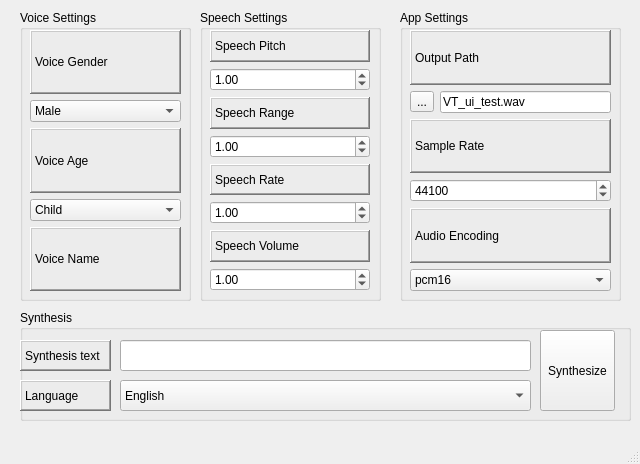
<?xml version="1.0" encoding="UTF-8"?>
<ui version="4.0">
 <class>Voice_Translator</class>
 <widget class="QMainWindow" name="Voice_Translator">
  <property name="enabled">
   <bool>true</bool>
  </property>
  <property name="geometry">
   <rect>
    <x>0</x>
    <y>0</y>
    <width>640</width>
    <height>464</height>
   </rect>
  </property>
  <property name="cursor">
   <cursorShape>ArrowCursor</cursorShape>
  </property>
  <property name="contextMenuPolicy">
   <enum>Qt::DefaultContextMenu</enum>
  </property>
  <property name="windowTitle">
   <string>Voice Translator</string>
  </property>
  <property name="styleSheet">
   <string notr="true">Fusion</string>
  </property>
  <property name="toolButtonStyle">
   <enum>Qt::ToolButtonIconOnly</enum>
  </property>
  <property name="tabShape">
   <enum>QTabWidget::Rounded</enum>
  </property>
  <widget class="QWidget" name="Voice_Translator_widget">
   <widget class="QGroupBox" name="VoiceSettings">
    <property name="geometry">
     <rect>
      <x>20</x>
      <y>10</y>
      <width>171</width>
      <height>291</height>
     </rect>
    </property>
    <property name="title">
     <string>Voice Settings</string>
    </property>
    <property name="flat">
     <bool>true</bool>
    </property>
    <widget class="QWidget" name="verticalLayoutWidget_3">
     <property name="geometry">
      <rect>
       <x>10</x>
       <y>20</y>
       <width>151</width>
       <height>261</height>
      </rect>
     </property>
     <layout class="QVBoxLayout" name="verticalLayout">
      <item>
       <widget class="QLabel" name="VoiceGender">
        <property name="frameShape">
         <enum>QFrame::WinPanel</enum>
        </property>
        <property name="frameShadow">
         <enum>QFrame::Raised</enum>
        </property>
        <property name="text">
         <string>Voice Gender</string>
        </property>
       </widget>
      </item>
      <item>
       <widget class="QComboBox" name="GenderComboBox">
        <item>
         <property name="text">
          <string>Male</string>
         </property>
        </item>
        <item>
         <property name="text">
          <string>Female</string>
         </property>
        </item>
       </widget>
      </item>
      <item>
       <widget class="QLabel" name="VoiceAge">
        <property name="frameShape">
         <enum>QFrame::WinPanel</enum>
        </property>
        <property name="frameShadow">
         <enum>QFrame::Raised</enum>
        </property>
        <property name="text">
         <string>Voice Age</string>
        </property>
       </widget>
      </item>
      <item>
       <widget class="QComboBox" name="AgeComboBox">
        <item>
         <property name="text">
          <string>Child</string>
         </property>
        </item>
        <item>
         <property name="text">
          <string>Adult</string>
         </property>
        </item>
        <item>
         <property name="text">
          <string>Senile</string>
         </property>
        </item>
       </widget>
      </item>
      <item>
       <widget class="QLabel" name="VoiceName">
        <property name="frameShape">
         <enum>QFrame::WinPanel</enum>
        </property>
        <property name="frameShadow">
         <enum>QFrame::Raised</enum>
        </property>
        <property name="text">
         <string>Voice Name</string>
        </property>
       </widget>
      </item>
     </layout>
    </widget>
   </widget>
   <widget class="QGroupBox" name="SpeechSettings">
    <property name="geometry">
     <rect>
      <x>200</x>
      <y>10</y>
      <width>181</width>
      <height>291</height>
     </rect>
    </property>
    <property name="title">
     <string>Speech Settings</string>
    </property>
    <property name="flat">
     <bool>true</bool>
    </property>
    <widget class="QWidget" name="verticalLayoutWidget">
     <property name="geometry">
      <rect>
       <x>10</x>
       <y>20</y>
       <width>160</width>
       <height>261</height>
      </rect>
     </property>
     <layout class="QVBoxLayout" name="VertLaySpeech">
      <item>
       <widget class="QLabel" name="SpeechPitch">
        <property name="frameShape">
         <enum>QFrame::WinPanel</enum>
        </property>
        <property name="frameShadow">
         <enum>QFrame::Raised</enum>
        </property>
        <property name="text">
         <string>Speech Pitch</string>
        </property>
       </widget>
      </item>
      <item>
       <widget class="QDoubleSpinBox" name="SpeechPitchSpinBox">
        <property name="maximum">
         <double>10.000000000000000</double>
        </property>
        <property name="singleStep">
         <double>0.010000000000000</double>
        </property>
        <property name="value">
         <double>1.000000000000000</double>
        </property>
       </widget>
      </item>
      <item>
       <widget class="QLabel" name="SpeechRate_2">
        <property name="frameShape">
         <enum>QFrame::WinPanel</enum>
        </property>
        <property name="frameShadow">
         <enum>QFrame::Raised</enum>
        </property>
        <property name="text">
         <string>Speech Range</string>
        </property>
       </widget>
      </item>
      <item>
       <widget class="QDoubleSpinBox" name="SpeechRangeSpinBox">
        <property name="maximum">
         <double>10.000000000000000</double>
        </property>
        <property name="singleStep">
         <double>0.010000000000000</double>
        </property>
        <property name="value">
         <double>1.000000000000000</double>
        </property>
       </widget>
      </item>
      <item>
       <widget class="QLabel" name="SpeechRate">
        <property name="frameShape">
         <enum>QFrame::WinPanel</enum>
        </property>
        <property name="frameShadow">
         <enum>QFrame::Raised</enum>
        </property>
        <property name="text">
         <string>Speech Rate</string>
        </property>
       </widget>
      </item>
      <item>
       <widget class="QDoubleSpinBox" name="SpeechRateSpinBox">
        <property name="maximum">
         <double>10.000000000000000</double>
        </property>
        <property name="singleStep">
         <double>0.010000000000000</double>
        </property>
        <property name="value">
         <double>1.000000000000000</double>
        </property>
       </widget>
      </item>
      <item>
       <widget class="QLabel" name="SpeechVolume">
        <property name="frameShape">
         <enum>QFrame::WinPanel</enum>
        </property>
        <property name="frameShadow">
         <enum>QFrame::Raised</enum>
        </property>
        <property name="text">
         <string>Speech Volume</string>
        </property>
       </widget>
      </item>
      <item>
       <widget class="QDoubleSpinBox" name="SpeechVolumeSpinBox">
        <property name="maximum">
         <double>10.000000000000000</double>
        </property>
        <property name="singleStep">
         <double>0.010000000000000</double>
        </property>
        <property name="value">
         <double>1.000000000000000</double>
        </property>
       </widget>
      </item>
     </layout>
    </widget>
   </widget>
   <widget class="QGroupBox" name="AppSettings">
    <property name="geometry">
     <rect>
      <x>400</x>
      <y>10</y>
      <width>221</width>
      <height>291</height>
     </rect>
    </property>
    <property name="title">
     <string>App Settings</string>
    </property>
    <property name="flat">
     <bool>true</bool>
    </property>
    <widget class="QWidget" name="verticalLayoutWidget_2">
     <property name="geometry">
      <rect>
       <x>10</x>
       <y>20</y>
       <width>201</width>
       <height>261</height>
      </rect>
     </property>
     <layout class="QVBoxLayout" name="AppSettingsVert">
      <item>
       <widget class="QLabel" name="OutputPath">
        <property name="frameShape">
         <enum>QFrame::WinPanel</enum>
        </property>
        <property name="frameShadow">
         <enum>QFrame::Raised</enum>
        </property>
        <property name="text">
         <string>Output Path</string>
        </property>
       </widget>
      </item>
      <item>
       <layout class="QHBoxLayout" name="horizontalLayout">
        <property name="spacing">
         <number>6</number>
        </property>
        <property name="topMargin">
         <number>0</number>
        </property>
        <item>
         <widget class="QToolButton" name="toolButton">
          <property name="text">
           <string>...</string>
          </property>
         </widget>
        </item>
        <item>
         <widget class="QLineEdit" name="lineEdit">
          <property name="text">
           <string>VT_ui_test.wav</string>
          </property>
         </widget>
        </item>
       </layout>
      </item>
      <item>
       <widget class="QLabel" name="SampleRate">
        <property name="frameShape">
         <enum>QFrame::WinPanel</enum>
        </property>
        <property name="frameShadow">
         <enum>QFrame::Raised</enum>
        </property>
        <property name="text">
         <string>Sample Rate</string>
        </property>
       </widget>
      </item>
      <item>
       <widget class="QSpinBox" name="spinBox">
        <property name="maximum">
         <number>100000</number>
        </property>
        <property name="singleStep">
         <number>100</number>
        </property>
        <property name="value">
         <number>44100</number>
        </property>
       </widget>
      </item>
      <item>
       <widget class="QLabel" name="AudioEncoding">
        <property name="frameShape">
         <enum>QFrame::WinPanel</enum>
        </property>
        <property name="frameShadow">
         <enum>QFrame::Raised</enum>
        </property>
        <property name="text">
         <string>Audio Encoding</string>
        </property>
       </widget>
      </item>
      <item>
       <widget class="QComboBox" name="comboBox">
        <item>
         <property name="text">
          <string>pcm16</string>
         </property>
        </item>
        <item>
         <property name="text">
          <string>ogg-vorbis</string>
         </property>
        </item>
       </widget>
      </item>
     </layout>
    </widget>
   </widget>
   <widget class="QGroupBox" name="Synthesis">
    <property name="geometry">
     <rect>
      <x>20</x>
      <y>310</y>
      <width>611</width>
      <height>111</height>
     </rect>
    </property>
    <property name="title">
     <string>Synthesis</string>
    </property>
    <property name="flat">
     <bool>true</bool>
    </property>
    <widget class="QPushButton" name="SynthesizeButton">
     <property name="geometry">
      <rect>
       <x>520</x>
       <y>20</y>
       <width>75</width>
       <height>81</height>
      </rect>
     </property>
     <property name="text">
      <string>Synthesize</string>
     </property>
     <property name="flat">
      <bool>false</bool>
     </property>
    </widget>
    <widget class="QComboBox" name="LanguageComboBox">
     <property name="geometry">
      <rect>
       <x>100</x>
       <y>70</y>
       <width>411</width>
       <height>31</height>
      </rect>
     </property>
     <item>
      <property name="text">
       <string>English</string>
      </property>
     </item>
     <item>
      <property name="text">
       <string>Polish</string>
      </property>
     </item>
    </widget>
    <widget class="QLabel" name="Language">
     <property name="geometry">
      <rect>
       <x>0</x>
       <y>70</y>
       <width>91</width>
       <height>31</height>
      </rect>
     </property>
     <property name="frameShape">
      <enum>QFrame::WinPanel</enum>
     </property>
     <property name="frameShadow">
      <enum>QFrame::Raised</enum>
     </property>
     <property name="text">
      <string>Language</string>
     </property>
    </widget>
    <widget class="QLabel" name="SynthesisText">
     <property name="geometry">
      <rect>
       <x>0</x>
       <y>30</y>
       <width>91</width>
       <height>31</height>
      </rect>
     </property>
     <property name="frameShape">
      <enum>QFrame::WinPanel</enum>
     </property>
     <property name="frameShadow">
      <enum>QFrame::Raised</enum>
     </property>
     <property name="text">
      <string>Synthesis text</string>
     </property>
    </widget>
    <widget class="QLineEdit" name="lineEdit_2">
     <property name="geometry">
      <rect>
       <x>100</x>
       <y>30</y>
       <width>411</width>
       <height>31</height>
      </rect>
     </property>
    </widget>
   </widget>
  </widget>
  <widget class="QMenuBar" name="menubar">
   <property name="geometry">
    <rect>
     <x>0</x>
     <y>0</y>
     <width>640</width>
     <height>21</height>
    </rect>
   </property>
  </widget>
  <widget class="QStatusBar" name="statusbar"/>
 </widget>
 <resources/>
 <connections>
  <connection>
   <sender>SynthesizeButton</sender>
   <signal>clicked()</signal>
   <receiver>Voice_Translator</receiver>
   <slot>SynthesisFunction()</slot>
   <hints>
    <hint type="sourcelabel">
     <x>582</x>
     <y>382</y>
    </hint>
    <hint type="destinationlabel">
     <x>559</x>
     <y>0</y>
    </hint>
   </hints>
  </connection>
  <connection>
   <sender>GenderComboBox</sender>
   <signal>currentIndexChanged(QString)</signal>
   <receiver>Voice_Translator</receiver>
   <slot>GenderPickFunction()</slot>
   <hints>
    <hint type="sourcelabel">
     <x>109</x>
     <y>128</y>
    </hint>
    <hint type="destinationlabel">
     <x>123</x>
     <y>-11</y>
    </hint>
   </hints>
  </connection>
  <connection>
   <sender>AgeComboBox</sender>
   <signal>currentIndexChanged(QString)</signal>
   <receiver>Voice_Translator</receiver>
   <slot>AgePickFunction()</slot>
   <hints>
    <hint type="sourcelabel">
     <x>73</x>
     <y>233</y>
    </hint>
    <hint type="destinationlabel">
     <x>87</x>
     <y>-13</y>
    </hint>
   </hints>
  </connection>
  <connection>
   <sender>SpeechPitchSpinBox</sender>
   <signal>valueChanged(double)</signal>
   <receiver>Voice_Translator</receiver>
   <slot>SpeedPitchPickFunction()</slot>
   <hints>
    <hint type="sourcelabel">
     <x>297</x>
     <y>105</y>
    </hint>
    <hint type="destinationlabel">
     <x>307</x>
     <y>-2</y>
    </hint>
   </hints>
  </connection>
  <connection>
   <sender>SpeechRangeSpinBox</sender>
   <signal>valueChanged(double)</signal>
   <receiver>Voice_Translator</receiver>
   <slot>SpeechRatePickFunction()</slot>
   <hints>
    <hint type="sourcelabel">
     <x>333</x>
     <y>171</y>
    </hint>
    <hint type="destinationlabel">
     <x>340</x>
     <y>-15</y>
    </hint>
   </hints>
  </connection>
  <connection>
   <sender>SpeechVolumeSpinBox</sender>
   <signal>valueChanged(double)</signal>
   <receiver>Voice_Translator</receiver>
   <slot>SpeechVolumePickFunction()</slot>
   <hints>
    <hint type="sourcelabel">
     <x>224</x>
     <y>303</y>
    </hint>
    <hint type="destinationlabel">
     <x>233</x>
     <y>-10</y>
    </hint>
   </hints>
  </connection>
  <connection>
   <sender>toolButton</sender>
   <signal>clicked()</signal>
   <receiver>Voice_Translator</receiver>
   <slot>FolderPickFunction()</slot>
   <hints>
    <hint type="sourcelabel">
     <x>429</x>
     <y>128</y>
    </hint>
    <hint type="destinationlabel">
     <x>446</x>
     <y>-5</y>
    </hint>
   </hints>
  </connection>
  <connection>
   <sender>spinBox</sender>
   <signal>valueChanged(int)</signal>
   <receiver>Voice_Translator</receiver>
   <slot>SamplingFreqPickFunction()</slot>
   <hints>
    <hint type="sourcelabel">
     <x>532</x>
     <y>222</y>
    </hint>
    <hint type="destinationlabel">
     <x>519</x>
     <y>-15</y>
    </hint>
   </hints>
  </connection>
  <connection>
   <sender>comboBox</sender>
   <signal>currentIndexChanged(QString)</signal>
   <receiver>Voice_Translator</receiver>
   <slot>AudioEncodingPickFunction()</slot>
   <hints>
    <hint type="sourcelabel">
     <x>601</x>
     <y>303</y>
    </hint>
    <hint type="destinationlabel">
     <x>576</x>
     <y>-19</y>
    </hint>
   </hints>
  </connection>
  <connection>
   <sender>lineEdit_2</sender>
   <signal>editingFinished()</signal>
   <receiver>Voice_Translator</receiver>
   <slot>SynthesisTextChangeFunction()</slot>
   <hints>
    <hint type="sourcelabel">
     <x>166</x>
     <y>366</y>
    </hint>
    <hint type="destinationlabel">
     <x>192</x>
     <y>-3</y>
    </hint>
   </hints>
  </connection>
  <connection>
   <sender>LanguageComboBox</sender>
   <signal>currentIndexChanged(QString)</signal>
   <receiver>Voice_Translator</receiver>
   <slot>LanguagePickFunction()</slot>
   <hints>
    <hint type="sourcelabel">
     <x>201</x>
     <y>417</y>
    </hint>
    <hint type="destinationlabel">
     <x>27</x>
     <y>-8</y>
    </hint>
   </hints>
  </connection>
 </connections>
 <slots>
  <slot>SynthesisFunction()</slot>
  <slot>GenderPickFunction()</slot>
  <slot>AgePickFunction()</slot>
  <slot>SpeechPitchPickFunction()</slot>
  <slot>SpeechRangePickFunction()</slot>
  <slot>SpeechRatePickFunction()</slot>
  <slot>SpeechVolumePickFunction()</slot>
  <slot>FolderPickFunction()</slot>
  <slot>SamplingFreqPickFunction()</slot>
  <slot>AudioEncodingPickFunction()</slot>
  <slot>SynthesisTextChangeFunction()</slot>
  <slot>LanguagePickFunction()</slot>
 </slots>
</ui>
